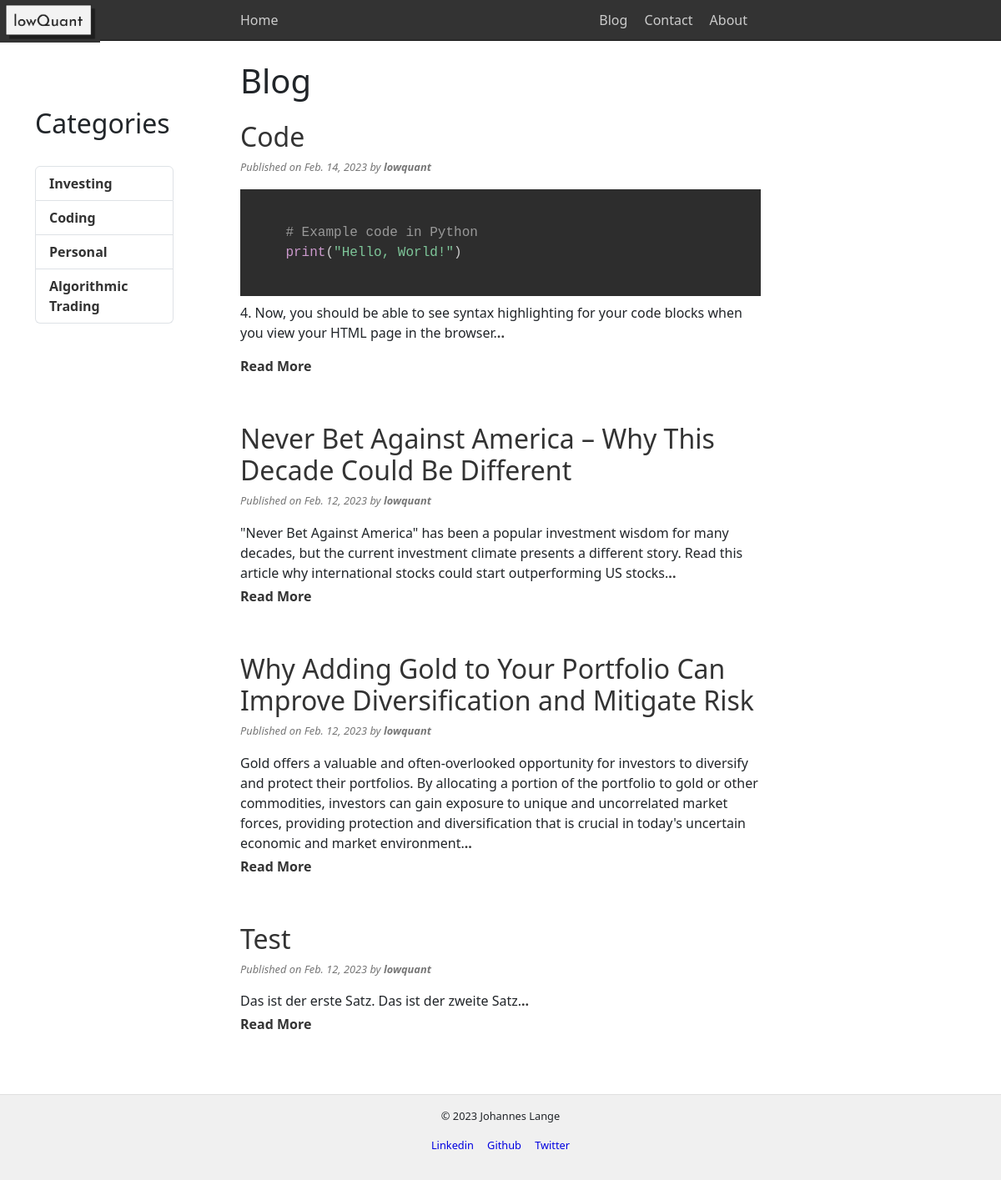
Screenshot of /blog/ with the database file from the repository.
### myblog/models.py (models this page shows, shortened)
class Category(models.Model):
    name = models.CharField(max_length=255)
    def __str__(self):
        return self.name

class Post(models.Model):
    title = models.CharField(max_length=255)
    tags = models.CharField(max_length=255) #, default="Algo Trading & Investment Blog")
    author = models.ForeignKey(User, on_delete=models.CASCADE)
    body = RichTextField(blank=True,null=True)
    summary = models.TextField(blank=True)
    post_date = models.DateField(auto_now_add=True)
    category = models.CharField(max_length=255, default='Investing')

### myblog/views.py (the view)
# urls.py: path('blog/', views.blog, name='blog'),
def blog(request):
    posts = Post.objects.order_by('-post_date')
    categories = Category.objects.all()
    return render(request, 'blog/blog.html', {'posts': posts,'categories':categories})

### myblog/templates/blog/blog.html
{% extends 'base.html' %}
{% block content %}
<div class="container">
    <main><h1>Blog</h1></main>
    <div class="row">
        <div class="col-md-2">
            <h2>Categories</h2><br>
            <ul class="list-group">
                {% for cat in categories %}
                <li class="list-group-item"><a class="more" href="{% url 'category' cat %}">{{cat}}</a></li>
                {% endfor %}
            </ul>
        </div>
        <div class="col-md-8">
            <main>
                {% for post in posts %}
                <card>
                    <article>
                        <h2><a href="{% url 'article-detail' post.pk %}">{{ post.title }}</a></h2>
                        {% if user.is_authenticated %}
                        <p class="meta">Published on {{ post.post_date}} by <b>{{ post.author }}</b> -
                            <small><a class="more" href="{% url 'update-post' post.pk %}">Edit</a> </small> -
                            <small><a class="more" href="{% url 'delete-post' post.pk %}">Delete</a> </small>
                        </p>
                        {% else %}
                        <p class="meta">Published on {{ post.post_date}} by <b>{{ post.author }}</b></p>
                        {% endif %}
                        <p class="summary">{{ post.summary | safe}}<a class="more" href="{% url 'article-detail' post.pk %}">..</a></p>
                        <div>
                            <a class="more" href="{% url 'article-detail' post.pk %}">Read More</a>
                        </div>
                    </article>
                </card>
                <br>
                {% endfor %}
            </main>
        </div>
    </div>
</div>
{% endblock %}

### myblog/templates/base.html (shortened to what this page needs)
<!DOCTYPE html>
{% load static %}
<html>
<head>
    <link rel="stylesheet" type="text/css" href="{% static 'css/style.css' %}">
    <link href="{% static 'css/prism.css' %}" rel="stylesheet">
    <link href="https://cdn.jsdelivr.net/npm/bootstrap@5.3.0-alpha1/dist/css/bootstrap.min.css" rel="stylesheet">
    {% if user.is_authenticated %}
    <section>
    <span class="logo"><a href="{% url 'logout' %}"><img src="{% static 'img/logo.png' %}" alt="Logo" style="float: left; width: 120px;"></a></span>
    <span class="home" alt="Logo" style="float: left; color: #cccccc; line-height: 3em;">Logged as lowquant</span>
    </section>
    {% else %}
    <span class="logo"><a href="{% url 'login' %}"><img src="{% static 'img/logo.png' %}" alt="Logo" style="float: left; width: 120px;"></a></span>
    {% endif %}
</head>
<body id="{{ slug }}">
<nav>
<section>
    {% if user.is_authenticated %}
    <span class="home">
        <a href="/">Home</a>
    </span>
    <span class="links">
        <a href="/blog/">Blog</a>
        <a href="{% url 'post' %}">Add Post</a>
        <a href="/about/">About</a>
    </span>
    {% else %}
    <span class="home">
        <a href="/">Home</a>
    </span>
    <span class="links">
        <a href="/blog/">Blog</a>
        <a href="/contact/">Contact</a>
        <a href="/about/">About</a>
    </span>
        {% endif %}
</section>
</nav>
<br>
{% block content %}
{% endblock %}
<footer>
    <section>
    <p>&copy; 2023 Johannes Lange</p>
    <p>
        <a href="https://www.linkedin.com/in/johanneslange">Linkedin</a>
        <a href="https://github.com/lowQuant">Github</a>
        <a href="https://twitter.com/lowquant">Twitter</a>
    </p>
    </section>
    </footer>
    </body>
    </html>

### myblog/static/css/style.css (style rules this page uses)
body { margin: 0; line-height: 1.5em; color: #333333; font-family: helvetica, arial, sans-serif; }
img { max-width: 100%; height: auto; }
h1, h2, h3, h4, h5, h6 { margin-bottom: 0; line-height: 1.2em; margin-top: 1em; }
a:link, a:visited { color: #0000e0; text-decoration: none }
nav section, header section, main, footer section { max-width: 40em; margin-left: auto; margin-right: auto; padding: 0 0.5em; }
nav { background: #333333; border-bottom: thin solid #111111; line-height: 3em; }
nav a { margin-right: 1em; }
nav a:link, nav a:visited { color: #cccccc; }
@media screen and (min-width: 600px) { nav .links { float: right; } }
footer { background: #f0f0f0; border-top: thin solid #e0e0e0; margin-top: 2em; padding: 1em 0; box-shadow: 0 100vh 0 100vh #f0f0f0; text-align: center; }
footer section p { font-size: 0.8em; }
footer a { margin-right: 1em; }
footer a:last-child { margin-right: 0; }
article { margin-top: 1em; margin-bottom: 1em; }
article h2 a:link, article h2 a:visited, article h1 a:link, article h1 a:visited, .more:link, .more:visited { color: #333333; }
p.meta { margin-top: 0; font-size: 0.8em; color: #777777; font-style: italic; }
p.summary { margin-top: 0.25em; margin-bottom: 0.25em; }
div .more { margin-top: 0; font-weight: bold; }

### myblog/static/css/prism.css (style rules this page uses)
code[class*=language-],pre[class*=language-] { color:#ccc;background:0 0;font-family:Consolas,Monaco,'Andale Mono','Ubuntu Mono',monospace;font-size:1em;text-align:left;white-space:pre;word-spacing:normal;word-break:normal;word-wrap:normal;line-height:1.5;-moz-tab-size:4;-o-tab-size:4;tab-size:4;-webkit-hyphens:none;-moz-hyphens:none;-ms-hyphens:none;hyphens:none }
pre[class*=language-] { padding:1em;margin:.5em 0;overflow:auto }
:not(pre)>code[class*=language-],pre[class*=language-] { background:#2d2d2d }

### rows the page displays
Category: name "Investing"
Category: name "Coding"
Category: name "Personal"
Category: name "Algorithmic Trading"
Post: title "Code", post_date "Feb. 14, 2023", author "lowquant"
Post: title "Never Bet Against America – Why This Decade Could Be Different", post_date "Feb. 12, 2023", author "lowquant", summary "\"Never Bet Against America\" has been a popular investment wisdom for many decades, but the current investment climate presents a different story. Read this article why international stocks could start outperforming US stocks."
Post: title "Why Adding Gold to Your Portfolio Can Improve Diversification and Mitigate Risk", post_date "Feb. 12, 2023", author "lowquant", summary "Gold offers a valuable and often-overlooked opportunity for investors to diversify and protect their portfolios. By allocating a portion of the portfolio to gold or other commodities, investors can gain exposure to unique and uncorrelated market forces, providing protection and diversification that is crucial in today's uncertain economic and market environment."
Post: title "Test", post_date "Feb. 12, 2023", author "lowquant", summary "Das ist der erste Satz. Das ist der zweite Satz."
